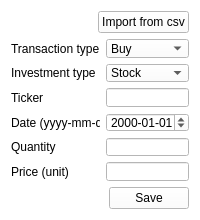
<?xml version="1.0" encoding="UTF-8"?>
<ui version="4.0">
 <class>Form</class>
 <widget class="QWidget" name="Form">
  <property name="geometry">
   <rect>
    <x>0</x>
    <y>0</y>
    <width>200</width>
    <height>220</height>
   </rect>
  </property>
  <property name="minimumSize">
   <size>
    <width>200</width>
    <height>220</height>
   </size>
  </property>
  <property name="maximumSize">
   <size>
    <width>200</width>
    <height>220</height>
   </size>
  </property>
  <property name="windowTitle">
   <string>Add transaction</string>
  </property>
  <property name="styleSheet">
   <string notr="true">background-color: rgb(255, 255, 255);</string>
  </property>
  <layout class="QGridLayout" name="gridLayout_5">
   <item row="1" column="0">
    <layout class="QFormLayout" name="formLayout">
     <item row="1" column="0">
      <widget class="QLabel" name="label">
       <property name="text">
        <string>Investment type</string>
       </property>
      </widget>
     </item>
     <item row="1" column="1">
      <widget class="QComboBox" name="type">
       <item>
        <property name="text">
         <string>Stock</string>
        </property>
       </item>
       <item>
        <property name="text">
         <string>Bond</string>
        </property>
       </item>
       <item>
        <property name="text">
         <string>ETF</string>
        </property>
       </item>
       <item>
        <property name="text">
         <string>REIT</string>
        </property>
       </item>
      </widget>
     </item>
     <item row="2" column="0">
      <widget class="QLabel" name="label_2">
       <property name="text">
        <string>Ticker</string>
       </property>
      </widget>
     </item>
     <item row="2" column="1">
      <widget class="QLineEdit" name="ticker"/>
     </item>
     <item row="3" column="0">
      <widget class="QLabel" name="label_3">
       <property name="text">
        <string>Date (yyyy-mm-dd)</string>
       </property>
      </widget>
     </item>
     <item row="4" column="0">
      <widget class="QLabel" name="label_4">
       <property name="text">
        <string>Quantity</string>
       </property>
      </widget>
     </item>
     <item row="4" column="1">
      <widget class="QLineEdit" name="quantity"/>
     </item>
     <item row="5" column="0">
      <widget class="QLabel" name="label_5">
       <property name="text">
        <string>Price (unit)</string>
       </property>
      </widget>
     </item>
     <item row="5" column="1">
      <widget class="QLineEdit" name="price"/>
     </item>
     <item row="3" column="1">
      <widget class="QDateEdit" name="date">
       <property name="displayFormat">
        <string>yyyy-MM-dd</string>
       </property>
      </widget>
     </item>
     <item row="0" column="0">
      <widget class="QLabel" name="label_6">
       <property name="text">
        <string>Transaction type</string>
       </property>
      </widget>
     </item>
     <item row="0" column="1">
      <widget class="QComboBox" name="transaction_type">
       <item>
        <property name="text">
         <string>Buy</string>
        </property>
       </item>
       <item>
        <property name="text">
         <string>Sell</string>
        </property>
       </item>
      </widget>
     </item>
    </layout>
   </item>
   <item row="2" column="0" alignment="Qt::AlignRight">
    <widget class="QPushButton" name="save">
     <property name="text">
      <string>Save</string>
     </property>
    </widget>
   </item>
   <item row="0" column="0" alignment="Qt::AlignRight">
    <widget class="QPushButton" name="import_csv">
     <property name="text">
      <string>Import from csv</string>
     </property>
    </widget>
   </item>
  </layout>
 </widget>
 <resources/>
 <connections/>
</ui>
